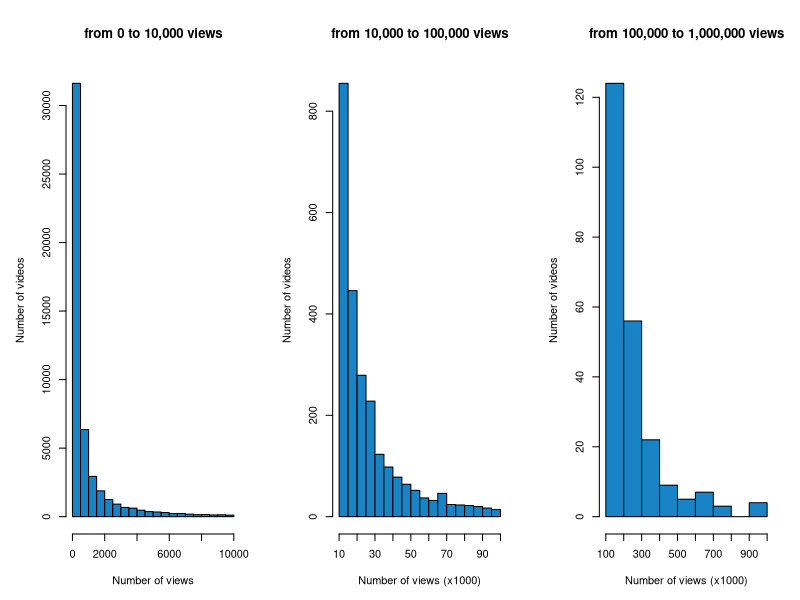

Generate this figure with R:
# exponential distribution 

# Load my preferred colors
MyColores = c("#115f9a", "#1984c5", "#22a7f0", "#48b5c4", "#76c68f", "#a6d75b", "#c9e52f", "#d0ee11", "#d0f400")

# use the readr libary to read data from a text file that contains data from youtube
library(readr)
rawData <- read_delim("textbook figures/datasets/Youtube Dataset/youtube_0305u.txt", 
                      delim = "\t", 
                      escape_double = FALSE, 
                      trim_ws = TRUE)

# extract the number of views for all videos
views <- na.omit(rawData$VIEWS)

# Set the margins and that we want to combine figures in 1 column and 3 rows 
par(mar=c(5,5,5,2), mfrow=c(1,3))

# plot videos with less than 10,000 views in the first figure
viv2 = views[views<10000]
hist(viv2,
     xlab="Number of views",
     ylab="Number of videos",
     main="from 0 to 10,000 views",
     col = MyColores[2]) # use my default color number2

# plot videos with 10,000 to 100,000 views in the second figure
viv3 = views[views>10000 & views<100000]
hist(viv3,
     xlab="Number of views (x1000)",
     ylab="Number of videos",
     main="from 10,000 to 100,000 views",
     xaxt='n', # remove the original x-axis
     col = MyColores[2])
# Because we want the axis to show numbers divided with 1000 we have to define our own axis
axis(side=1,at=seq(10000,100000,10000),labels=seq(10,100,10)) 

# plot videos with 100,000 to 1,000,000 views in the third figure
viv4 = views[views>100000 & views<1000000]
hist(viv4,
     xlab="Number of views (x1000)",
     ylab="Number of videos",
     main="from 100,000 to 1,000,000 views",
     xaxt='n', # remove the original x-axis
     col = MyColores[2])
# Because we want the axis to show numbers divided with 1000 we have to define our own axis
axis(side=1,  # side 1 is the x-axis
     at=seq(100000,1000000,100000), # at is where the text should be placed
     labels=seq(100,1000,100)
     )

